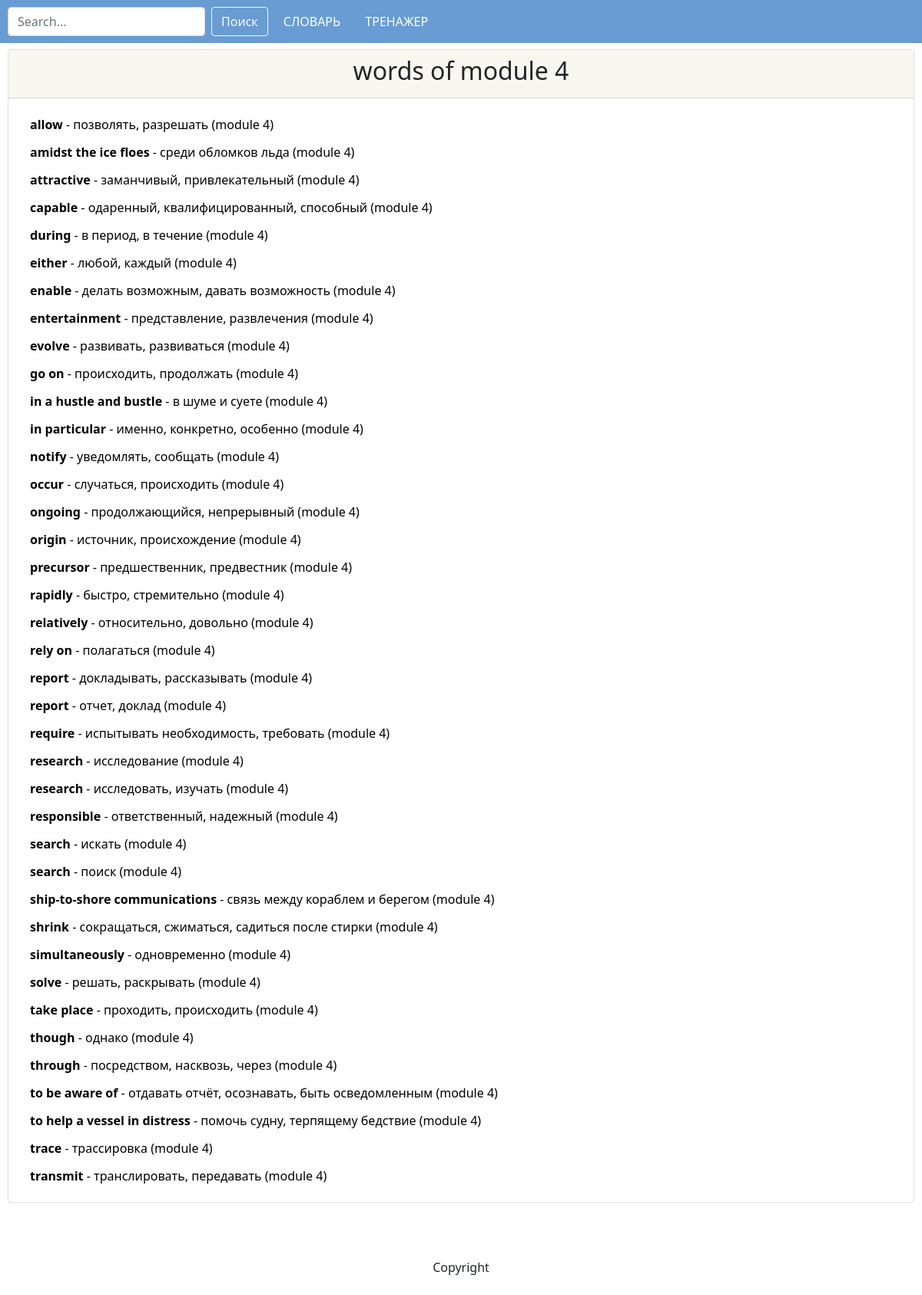
The app's page /entry-list?module=4 with its own data.
### main/models.py (models this page shows, shortened)
class Entries(models.Model):
    word = models.CharField('eng word', max_length=50)
    translation = models.CharField('ru translation', max_length=100)
    transcription = models.CharField('eng transcription', max_length=50)
    pos = models.CharField('part of speech', max_length=5)
    eng_example = models.TextField('eng example sentence', max_length=250)
    ru_example = models.TextField('ru example sentence', max_length=250)
    module = models.IntegerField('module')
    class Meta:
        verbose_name = 'Entry'
        verbose_name_plural = 'Entries'
        ordering = ["word"]

### main/views.py (the view)
# urls.py: path('entry-list', views.entry_list_load, name='load-entry-list'),
def entry_list_load(request):
    module = int(request.GET.get('module', 0))
    letter = request.GET.get('letter', '').lower()
    data = services.get_entries_by_attributes(module=module, word__startswith=letter)
    return render(request, 'main/entry_list.html', data)

### main/services.py (called while the page is built)
def get_card_head(**kwargs):
    if len(kwargs) == 1:
        if list(kwargs.keys())[0] == 'module':
            return 'words of module '+str(kwargs['module'])
        elif list(kwargs.keys())[0] == 'word__startswith':
            return 'letter "'+kwargs['word__startswith'].upper()+'"'
    else:
        return 'user set list of entries'

def get_entries_by_attributes(**kwargs):
    kwargs = {key:kwargs[key] for key in kwargs if kwargs[key]}
    entries = Entries.objects.filter(**kwargs)
    return {'data':entries, 'list_header':get_card_head(**kwargs)}

### main/templates/main/entry_list.html (shortened to what this page needs)
{% extends 'base/card_template.html' %}
{% block cardhead %}
<h2>{{ list_header }}</h2>
{% endblock %}
{% block cardbody %}
{% for entry in data %}
              <a href="{% url 'entry' %}?word={{ entry.word }}&module={{ entry.module }}"
                 class='btn btn-outline-primary dict-btn col-12 align-text-left'>
                  <b>{{ entry.word }}</b> - {{ entry.translation }} (module {{entry.module}})
                </a>
              {% endfor %}
{% endblock %}

### main/static/main/css/style.css (style rules this page uses)
.align-text-left { text-align: left; }

### main/static/main/css/colors.css (style rules this page uses)
.dict-btn { background-color: #fff; color: #000; border: none; }

### records on screen
Entries: word "allow", translation "позволять, разрешать", module "4"
Entries: word "amidst the ice floes", translation "среди обломков льда", module "4"
Entries: word "attractive", translation "заманчивый, привлекательный", module "4"
Entries: word "capable", translation "одаренный, квалифицированный, способный", module "4"
Entries: word "during", translation "в период, в течение", module "4"
Entries: word "either", translation "любой, каждый", module "4"
Entries: word "enable", translation "делать возможным, давать возможность", module "4"
Entries: word "entertainment", translation "представление, развлечения", module "4"
Entries: word "evolve", translation "развивать, развиваться", module "4"
Entries: word "go on", translation "происходить, продолжать", module "4"
Entries: word "in a hustle and bustle", translation "в шуме и суете", module "4"
Entries: word "in particular", translation "именно, конкретно, особенно", module "4"
Entries: word "notify", translation "уведомлять, сообщать", module "4"
Entries: word "occur", translation "случаться, происходить", module "4"
Entries: word "ongoing", translation "продолжающийся, непрерывный", module "4"
Entries: word "origin", translation "источник, происхождение", module "4"
Entries: word "precursor", translation "предшественник, предвестник", module "4"
Entries: word "rapidly", translation "быстро, стремительно", module "4"
Entries: word "relatively", translation "относительно, довольно", module "4"
Entries: word "rely on", translation "полагаться", module "4"
Entries: word "report", translation "докладывать, рассказывать", module "4"
Entries: word "report", translation "отчет, доклад", module "4"
Entries: word "require", translation "испытывать необходимость, требовать", module "4"
Entries: word "research", translation "исследование", module "4"
Entries: word "research", translation "исследовать, изучать", module "4"
Entries: word "responsible", translation "ответственный, надежный", module "4"
Entries: word "search", translation "искать", module "4"
Entries: word "search", translation "поиск", module "4"
Entries: word "ship-to-shore communications", translation "связь между кораблем и берегом", module "4"
Entries: word "shrink", translation "сокращаться, сжиматься, садиться после стирки", module "4"
Entries: word "simultaneously", translation "одновременно", module "4"
Entries: word "solve", translation "решать, раскрывать", module "4"
Entries: word "take place", translation "проходить, происходить", module "4"
Entries: word "though", translation "однако", module "4"
Entries: word "through", translation "посредством, насквозь, через", module "4"
Entries: word "to be aware of", translation "отдавать отчёт, осознавать, быть осведомленным", module "4"
Entries: word "to help a vessel in distress", translation "помочь судну, терпящему бедствие", module "4"
Entries: word "trace", translation "трассировка", module "4"
Entries: word "transmit", translation "транслировать, передавать", module "4"

### other values on screen
{{ list_header }} "words of module 4"
